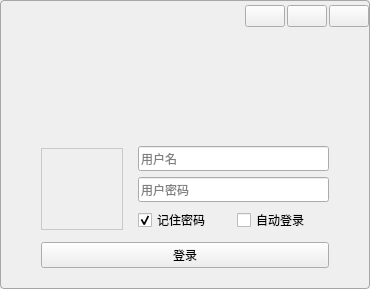
<?xml version="1.0" encoding="UTF-8"?>
<ui version="4.0">
 <class>LoginWidget</class>
 <widget class="QWidget" name="LoginWidget">
  <property name="geometry">
   <rect>
    <x>0</x>
    <y>0</y>
    <width>370</width>
    <height>289</height>
   </rect>
  </property>
  <property name="windowTitle">
   <string>登录界面</string>
  </property>
  <property name="windowIcon">
   <iconset resource="images.qrc">
    <normaloff>:/resource/background/app.png</normaloff>:/resource/background/app.png</iconset>
  </property>
  <property name="styleSheet">
   <string notr="true">QWidget#page, QWidget#page_2 {
	border: 1px solid #A5A6A8;
	border-radius: 4px;
}</string>
  </property>
  <layout class="QVBoxLayout" name="verticalLayout">
   <property name="spacing">
    <number>0</number>
   </property>
   <property name="leftMargin">
    <number>0</number>
   </property>
   <property name="topMargin">
    <number>0</number>
   </property>
   <property name="rightMargin">
    <number>0</number>
   </property>
   <property name="bottomMargin">
    <number>0</number>
   </property>
   <item>
    <widget class="RotatingStackedWidget" name="stackedWidget">
     <property name="currentIndex">
      <number>0</number>
     </property>
     <widget class="QWidget" name="page">
      <layout class="QVBoxLayout" name="verticalLayout_2">
       <property name="spacing">
        <number>0</number>
       </property>
       <property name="leftMargin">
        <number>1</number>
       </property>
       <property name="topMargin">
        <number>1</number>
       </property>
       <property name="rightMargin">
        <number>1</number>
       </property>
       <property name="bottomMargin">
        <number>1</number>
       </property>
       <item>
        <widget class="QWidget" name="widgetWinTitle" native="true">
         <property name="minimumSize">
          <size>
           <width>0</width>
           <height>30</height>
          </size>
         </property>
         <property name="maximumSize">
          <size>
           <width>16777215</width>
           <height>30</height>
          </size>
         </property>
         <layout class="QHBoxLayout" name="horizontalLayout_2" stretch="0,1,0,0,0">
          <property name="spacing">
           <number>2</number>
          </property>
          <property name="leftMargin">
           <number>10</number>
          </property>
          <property name="topMargin">
           <number>0</number>
          </property>
          <property name="rightMargin">
           <number>0</number>
          </property>
          <property name="bottomMargin">
           <number>0</number>
          </property>
          <item>
           <widget class="QLabel" name="labelWinIcon">
            <property name="sizePolicy">
             <sizepolicy hsizetype="Expanding" vsizetype="Expanding">
              <horstretch>0</horstretch>
              <verstretch>0</verstretch>
             </sizepolicy>
            </property>
            <property name="text">
             <string/>
            </property>
            <property name="pixmap">
             <pixmap resource="images.qrc">:/resource/MainWindow/qqlogoclassic.png</pixmap>
            </property>
            <property name="scaledContents">
             <bool>false</bool>
            </property>
           </widget>
          </item>
          <item>
           <widget class="QLabel" name="labelWinTitle">
            <property name="styleSheet">
             <string notr="true">color: #FFFFFF;</string>
            </property>
            <property name="text">
             <string/>
            </property>
           </widget>
          </item>
          <item>
           <widget class="QPushButton" name="btnWinMenu">
            <property name="focusPolicy">
             <enum>Qt::NoFocus</enum>
            </property>
            <property name="text">
             <string/>
            </property>
            <property name="icon">
             <iconset resource="images.qrc">
              <normaloff>:/resource/common/ic_login_cfg.png</normaloff>:/resource/common/ic_login_cfg.png</iconset>
            </property>
           </widget>
          </item>
          <item>
           <widget class="QPushButton" name="btnWinMin">
            <property name="focusPolicy">
             <enum>Qt::NoFocus</enum>
            </property>
            <property name="text">
             <string/>
            </property>
            <property name="icon">
             <iconset resource="images.qrc">
              <normaloff>:/resource/common/ic_min.png</normaloff>:/resource/common/ic_min.png</iconset>
            </property>
           </widget>
          </item>
          <item>
           <widget class="QPushButton" name="btnWinClose">
            <property name="focusPolicy">
             <enum>Qt::NoFocus</enum>
            </property>
            <property name="text">
             <string/>
            </property>
            <property name="icon">
             <iconset resource="images.qrc">
              <normaloff>:/resource/common/ic_close_white.png</normaloff>:/resource/common/ic_close_white.png</iconset>
            </property>
           </widget>
          </item>
         </layout>
        </widget>
       </item>
       <item>
        <widget class="QWidget" name="widgetBody" native="true">
         <layout class="QVBoxLayout" name="verticalLayout_5">
          <property name="spacing">
           <number>0</number>
          </property>
          <property name="leftMargin">
           <number>0</number>
          </property>
          <property name="topMargin">
           <number>0</number>
          </property>
          <property name="rightMargin">
           <number>0</number>
          </property>
          <property name="bottomMargin">
           <number>0</number>
          </property>
          <item>
           <widget class="QLabel" name="labelWeclcom">
            <property name="text">
             <string/>
            </property>
            <property name="pixmap">
             <pixmap resource="images.qrc">:/resource/background/logo.jpg</pixmap>
            </property>
            <property name="alignment">
             <set>Qt::AlignCenter</set>
            </property>
           </widget>
          </item>
          <item>
           <layout class="QVBoxLayout" name="verticalLayout_4">
            <property name="spacing">
             <number>10</number>
            </property>
            <property name="leftMargin">
             <number>40</number>
            </property>
            <property name="topMargin">
             <number>20</number>
            </property>
            <property name="rightMargin">
             <number>40</number>
            </property>
            <property name="bottomMargin">
             <number>20</number>
            </property>
            <item>
             <layout class="QHBoxLayout" name="horizontalLayout_4">
              <property name="spacing">
               <number>15</number>
              </property>
              <item>
               <widget class="QLabel" name="labelUserHead">
                <property name="minimumSize">
                 <size>
                  <width>82</width>
                  <height>82</height>
                 </size>
                </property>
                <property name="maximumSize">
                 <size>
                  <width>82</width>
                  <height>82</height>
                 </size>
                </property>
                <property name="styleSheet">
                 <string notr="true">QLabel#labelUserHead {
	border: 1px solid #C9C9C9;
}</string>
                </property>
                <property name="text">
                 <string/>
                </property>
                <property name="pixmap">
                 <pixmap resource="images.qrc">:/resource/MainWindow/app/logo.ico</pixmap>
                </property>
                <property name="alignment">
                 <set>Qt::AlignCenter</set>
                </property>
               </widget>
              </item>
              <item>
               <widget class="QWidget" name="widgetInput" native="true">
                <layout class="QVBoxLayout" name="verticalLayout_3">
                 <property name="leftMargin">
                  <number>0</number>
                 </property>
                 <property name="topMargin">
                  <number>0</number>
                 </property>
                 <property name="rightMargin">
                  <number>0</number>
                 </property>
                 <property name="bottomMargin">
                  <number>0</number>
                 </property>
                 <item>
                  <widget class="QIconLineEdit" name="lineEditUser">
                   <property name="minimumSize">
                    <size>
                     <width>0</width>
                     <height>25</height>
                    </size>
                   </property>
                   <property name="maximumSize">
                    <size>
                     <width>16777215</width>
                     <height>25</height>
                    </size>
                   </property>
                   <property name="text">
                    <string/>
                   </property>
                   <property name="placeholderText">
                    <string>用户名</string>
                   </property>
                  </widget>
                 </item>
                 <item>
                  <widget class="QIconLineEdit" name="lineEditPasswd">
                   <property name="minimumSize">
                    <size>
                     <width>0</width>
                     <height>25</height>
                    </size>
                   </property>
                   <property name="maximumSize">
                    <size>
                     <width>16777215</width>
                     <height>25</height>
                    </size>
                   </property>
                   <property name="text">
                    <string/>
                   </property>
                   <property name="echoMode">
                    <enum>QLineEdit::Password</enum>
                   </property>
                   <property name="placeholderText">
                    <string>用户密码</string>
                   </property>
                  </widget>
                 </item>
                 <item>
                  <layout class="QHBoxLayout" name="horizontalLayout">
                   <item>
                    <widget class="QCheckBox" name="checkBoxPasswd">
                     <property name="text">
                      <string>记住密码</string>
                     </property>
                     <property name="checked">
                      <bool>true</bool>
                     </property>
                    </widget>
                   </item>
                   <item>
                    <widget class="QCheckBox" name="checkBoxAutoLogin">
                     <property name="text">
                      <string>自动登录</string>
                     </property>
                     <property name="checked">
                      <bool>false</bool>
                     </property>
                    </widget>
                   </item>
                  </layout>
                 </item>
                </layout>
               </widget>
              </item>
             </layout>
            </item>
            <item>
             <layout class="QHBoxLayout" name="horizontalLayout_3">
              <property name="spacing">
               <number>15</number>
              </property>
              <item>
               <widget class="QPushButton" name="btnLogin">
                <property name="focusPolicy">
                 <enum>Qt::NoFocus</enum>
                </property>
                <property name="toolTip">
                 <string>登录</string>
                </property>
                <property name="text">
                 <string>登录</string>
                </property>
               </widget>
              </item>
             </layout>
            </item>
           </layout>
          </item>
         </layout>
        </widget>
       </item>
      </layout>
     </widget>
     <widget class="QWidget" name="page_2">
      <layout class="QVBoxLayout" name="verticalLayout_9">
       <property name="spacing">
        <number>0</number>
       </property>
       <property name="leftMargin">
        <number>1</number>
       </property>
       <property name="topMargin">
        <number>1</number>
       </property>
       <property name="rightMargin">
        <number>1</number>
       </property>
       <property name="bottomMargin">
        <number>1</number>
       </property>
       <item>
        <widget class="QWidget" name="widgetWinTitle_2" native="true">
         <property name="minimumSize">
          <size>
           <width>0</width>
           <height>30</height>
          </size>
         </property>
         <property name="maximumSize">
          <size>
           <width>16777215</width>
           <height>30</height>
          </size>
         </property>
         <layout class="QHBoxLayout" name="horizontalLayout_5" stretch="1,0,0">
          <property name="spacing">
           <number>5</number>
          </property>
          <property name="leftMargin">
           <number>10</number>
          </property>
          <property name="topMargin">
           <number>0</number>
          </property>
          <property name="rightMargin">
           <number>0</number>
          </property>
          <property name="bottomMargin">
           <number>0</number>
          </property>
          <item>
           <widget class="QLabel" name="labelWinTitle_2">
            <property name="styleSheet">
             <string notr="true">color: #FFFFFF;</string>
            </property>
            <property name="text">
             <string>登录配置</string>
            </property>
           </widget>
          </item>
          <item>
           <widget class="QPushButton" name="btnWinMin_2">
            <property name="focusPolicy">
             <enum>Qt::NoFocus</enum>
            </property>
            <property name="text">
             <string/>
            </property>
            <property name="icon">
             <iconset resource="images.qrc">
              <normaloff>:/resource/common/ic_min.png</normaloff>:/resource/common/ic_min.png</iconset>
            </property>
           </widget>
          </item>
          <item>
           <widget class="QPushButton" name="btnWinClose_2">
            <property name="focusPolicy">
             <enum>Qt::NoFocus</enum>
            </property>
            <property name="text">
             <string/>
            </property>
            <property name="icon">
             <iconset resource="images.qrc">
              <normaloff>:/resource/common/ic_close_white.png</normaloff>:/resource/common/ic_close_white.png</iconset>
            </property>
           </widget>
          </item>
         </layout>
        </widget>
       </item>
       <item>
        <widget class="QWidget" name="widgetBody_2" native="true">
         <layout class="QVBoxLayout" name="verticalLayout_6">
          <item>
           <widget class="QGroupBox" name="groupBox">
            <property name="title">
             <string>服务器设置</string>
            </property>
            <layout class="QVBoxLayout" name="verticalLayout_7">
             <item>
              <layout class="QHBoxLayout" name="horizontalLayout_6">
               <property name="rightMargin">
                <number>0</number>
               </property>
               <item>
                <layout class="QFormLayout" name="formLayout">
                 <item row="0" column="0">
                  <widget class="QLabel" name="label_3">
                   <property name="text">
                    <string>服务器地址配置：</string>
                   </property>
                  </widget>
                 </item>
                 <item row="0" column="1">
                  <widget class="QIPLineEdit" name="lineEditHostAddr">
                   <property name="text">
                    <string>192.168.5.181</string>
                   </property>
                  </widget>
                 </item>
                 <item row="1" column="0">
                  <widget class="QLabel" name="label_4">
                   <property name="text">
                    <string>消息服务器端口：</string>
                   </property>
                  </widget>
                 </item>
                 <item row="1" column="1">
                  <widget class="QLineEdit" name="lineEditHostMsgPort">
                   <property name="text">
                    <string>60001</string>
                   </property>
                  </widget>
                 </item>
                 <item row="2" column="0">
                  <widget class="QLabel" name="label_5">
                   <property name="text">
                    <string>文件服务器端口：</string>
                   </property>
                  </widget>
                 </item>
                 <item row="2" column="1">
                  <widget class="QLineEdit" name="lineEditHostFilePort">
                   <property name="text">
                    <string>60002</string>
                   </property>
                  </widget>
                 </item>
                </layout>
               </item>
              </layout>
             </item>
             <item>
              <spacer name="verticalSpacer">
               <property name="orientation">
                <enum>Qt::Vertical</enum>
               </property>
               <property name="sizeHint" stdset="0">
                <size>
                 <width>20</width>
                 <height>157</height>
                </size>
               </property>
              </spacer>
             </item>
            </layout>
           </widget>
          </item>
          <item>
           <layout class="QHBoxLayout" name="horizontalLayout_7">
            <item>
             <spacer name="horizontalSpacer">
              <property name="orientation">
               <enum>Qt::Horizontal</enum>
              </property>
              <property name="sizeHint" stdset="0">
               <size>
                <width>40</width>
                <height>20</height>
               </size>
              </property>
             </spacer>
            </item>
            <item>
             <widget class="QPushButton" name="btnCancel">
              <property name="text">
               <string>取消</string>
              </property>
             </widget>
            </item>
            <item>
             <widget class="QPushButton" name="btnSaveCfg">
              <property name="text">
               <string>确定</string>
              </property>
             </widget>
            </item>
           </layout>
          </item>
         </layout>
        </widget>
       </item>
      </layout>
     </widget>
    </widget>
   </item>
  </layout>
 </widget>
 <customwidgets>
  <customwidget>
   <class>QIPLineEdit</class>
   <extends>QLineEdit</extends>
   <header>clineedit.h</header>
  </customwidget>
  <customwidget>
   <class>RotatingStackedWidget</class>
   <extends>QStackedWidget</extends>
   <header>rotatingstackedwidget.h</header>
   <container>1</container>
  </customwidget>
  <customwidget>
   <class>QIconLineEdit</class>
   <extends>QLineEdit</extends>
   <header>clineedit.h</header>
  </customwidget>
 </customwidgets>
 <resources>
  <include location="images.qrc"/>
 </resources>
 <connections>
  <connection>
   <sender>btnWinMin_2</sender>
   <signal>clicked()</signal>
   <receiver>LoginWidget</receiver>
   <slot>showMinimized()</slot>
   <hints>
    <hint type="sourcelabel">
     <x>87</x>
     <y>71</y>
    </hint>
    <hint type="destinationlabel">
     <x>447</x>
     <y>67</y>
    </hint>
   </hints>
  </connection>
  <connection>
   <sender>btnWinClose_2</sender>
   <signal>clicked()</signal>
   <receiver>LoginWidget</receiver>
   <slot>close()</slot>
   <hints>
    <hint type="sourcelabel">
     <x>118</x>
     <y>76</y>
    </hint>
    <hint type="destinationlabel">
     <x>431</x>
     <y>167</y>
    </hint>
   </hints>
  </connection>
  <connection>
   <sender>btnWinMin</sender>
   <signal>clicked()</signal>
   <receiver>LoginWidget</receiver>
   <slot>showMinimized()</slot>
   <hints>
    <hint type="sourcelabel">
     <x>358</x>
     <y>68</y>
    </hint>
    <hint type="destinationlabel">
     <x>489</x>
     <y>157</y>
    </hint>
   </hints>
  </connection>
  <connection>
   <sender>btnWinClose</sender>
   <signal>clicked()</signal>
   <receiver>LoginWidget</receiver>
   <slot>close()</slot>
   <hints>
    <hint type="sourcelabel">
     <x>388</x>
     <y>72</y>
    </hint>
    <hint type="destinationlabel">
     <x>468</x>
     <y>195</y>
    </hint>
   </hints>
  </connection>
 </connections>
</ui>
